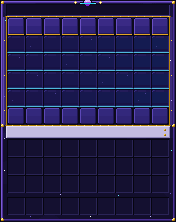
#> input picture src/wardrobe/bg.png, 176 x 222 px, found by its file name
$ python gui.py
#> lines starting #> are read from the running program, lines starting #| are printed output that depends on the picture
"""The Cosmic Wardrobe's painted screen: a font (cosmic:wardrobe) whose glyphs are drawn by the menu's title.

The CosmicCraft plugin writes the title as: shift, the background glyph, then for each slot a frame glyph moved to that
slot, then the tab's name. Items are drawn over title glyphs (26.3's GUI puts a later overlapping element on a higher
layer), so the background can be fully opaque.

Glyphs (keep in step with WardrobeMenu.java):
  U+E000            the background, 176x222 (the 6-row chest screen incl. your inventory), ascent 13 = its top at the
                    screen's top edge (the title is drawn at y 6, a glyph's top at y + 7 - ascent)
  U+E001            the same look for a 3-row chest (176x168: the title, three shelf rows, your inventory), for the
                    world menu (WorldMenu.java); cut from the big one so they always match
  U+E100 + 8*k + r  an 18x18 frame round a chest slot of row r (0..5), style k: 0 common, 1 rare, 2 epic,
                    3 legendary, 4 mythic, 5 worn (the one you wear), 6 tab (the open tab)
  U+F801..U+F809    spaces of -1, -2, -4 ... -256 px; U+F811..U+F819 spaces of +1 ... +256 px
Art: src/wardrobe/bg.png (176x222) and src/wardrobe/frame_<style>.png (18x18, transparent middle) from Claude Design
(claude-design-wardrobe-ui.md), otherwise the placeholders below. Font textures cannot animate (Minecraft ignores
.mcmeta for fonts); the moving parts are the item icons on top.
"""
import json
import random

from PIL import Image, ImageDraw

STYLES = ["common", "rare", "epic", "legendary", "mythic", "worn", "tab"]
COLOURS = {"common": (170, 170, 190), "rare": (34, 211, 238), "epic": (168, 85, 247), "legendary": (255, 213, 74),
           "mythic": (255, 85, 110), "worn": (120, 255, 200), "tab": (255, 255, 255)}


def placeholder_bg():
    img = Image.new("RGBA", (176, 222), (22, 16, 44, 255))
    d = ImageDraw.Draw(img)
    rnd = random.Random(7)
    for _ in range(90):  # stars
        x, y = rnd.randrange(176), rnd.randrange(222)
        img.putpixel((x, y), (200, 190, 255, 255) if rnd.random() < 0.8 else (255, 213, 74, 255))
    d.rectangle((0, 0, 175, 221), outline=(168, 85, 247, 255), width=2)
    d.rectangle((3, 3, 172, 218), outline=(80, 50, 140, 255))
    d.rectangle((4, 4, 171, 15), fill=(40, 26, 80, 255))  # the title strip
    d.line((6, 133, 169, 133), fill=(34, 211, 238, 255))  # between the Wardrobe and your inventory

    def cell(x, y, fill):
        d.rectangle((x - 1, y - 1, x + 16, y + 16), fill=fill)
        d.line((x - 1, y - 1, x + 16, y - 1), fill=(10, 6, 22, 255))
        d.line((x - 1, y - 1, x - 1, y + 16), fill=(10, 6, 22, 255))
        d.line((x - 1, y + 16, x + 16, y + 16), fill=(90, 70, 150, 255))
        d.line((x + 16, y - 1, x + 16, y + 16), fill=(90, 70, 150, 255))
    for r in range(6):
        for c in range(9):
            cell(8 + c * 18, 18 + r * 18, (52, 36, 96, 255) if r in (0, 5) else (34, 24, 66, 255))
    for r in range(3):  # your inventory: items at y 139 + 18r, the hotbar at 197 (vanilla ChestMenu)
        for c in range(9):
            cell(8 + c * 18, 139 + r * 18, (34, 24, 66, 255))
    for c in range(9):
        cell(8 + c * 18, 197, (34, 24, 66, 255))
    return img


def placeholder_frame(style):
    img = Image.new("RGBA", (18, 18), (0, 0, 0, 0))
    d = ImageDraw.Draw(img)
    col = COLOURS[style] + (255,)
    d.rectangle((0, 0, 17, 17), outline=col)
    if style in ("legendary", "mythic", "worn", "tab"):  # a second, softer ring and corner sparks
        d.rectangle((1, 1, 16, 16), outline=COLOURS[style] + (120,))
        for x, y in ((0, 0), (17, 0), (0, 17), (17, 17)):
            img.putpixel((x, y), (255, 255, 255, 255))
    return img


def load(path, fallback, size):
    if path.exists():
        img = Image.open(path).convert("RGBA")
        if img.size == size:
            return img
        print(f"{path.name}: {img.size}, expected {size}: using the placeholder")
    return fallback


# shortcut: the first Claude Design bg (2026-11-25) drew your inventory 1 px too low (the prompt said so); set False for art from the corrected prompt
ART_INVENTORY_LOW = True


def small(bg):
    """The 3-row version: the title strip, three shelf rows, the bottom (the "Inventory" strip and your inventory)."""
    out = Image.new("RGBA", (176, 168))
    out.paste(bg.crop((0, 0, 176, 17)), (0, 0))
    out.paste(bg.crop((0, 35, 176, 89)), (0, 17))
    out.paste(bg.crop((0, 125, 176, 222)), (0, 71))
    return out


def write(out, src):
    tex = out / "assets/cosmic/textures/font/gui"
    tex.mkdir(parents=True, exist_ok=True)
    art = src / "wardrobe"
    bg = load(art / "bg.png", None, (176, 222))
#> in load, img is the input picture: PIL image 176x222 RGBA; mean R, G, B, A 41.3, 36.8, 80.4, 255
    if bg is not None and ART_INVENTORY_LOW:
        lifted = bg.copy()
        lifted.paste(bg.crop((0, 138, 176, 222)), (0, 137))
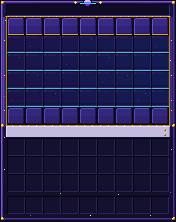
#> lifted: PIL image 176x222 RGBA; mean R, G, B, A 40.8, 36.3, 79.7, 255
        bg = lifted
    bg = bg or placeholder_bg()
    bg.save(tex / "wardrobe_bg.png")
    small(bg).save(tex / "world_bg.png")
#> in small, `out = Image.new("RGBA", (176, 168))`: out: PIL image 176x168 RGBA; every value is 0
#> in small, `out.paste(bg.crop((0, 0, 176, 17)), (0, 0))`:
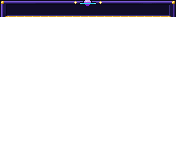
#> out: PIL image 176x168 RGBA; mean R, G, B, A 4.4, 3.4, 6.5, 25.8; transparent parts drawn white
#> in small, `out.paste(bg.crop((0, 35, 176, 89)), (0, 17))`:
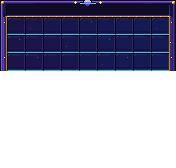
#> out: PIL image 176x168 RGBA; mean R, G, B, A 14.4, 14.3, 33.6, 107.8; transparent parts drawn white
#> in small, `out.paste(bg.crop((0, 125, 176, 222)), (0, 71))`:
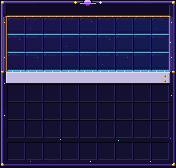
#> out: PIL image 176x168 RGBA; mean R, G, B, A 39.2, 35.9, 73.7, 255
    providers = [{"type": "bitmap", "file": "cosmic:font/gui/wardrobe_bg.png", "ascent": 13, "height": 222, "chars": [""]},
                 {"type": "bitmap", "file": "cosmic:font/gui/world_bg.png", "ascent": 13, "height": 168, "chars": [""]}]
    for k, style in enumerate(STYLES):
        load(art / f"frame_{style}.png", placeholder_frame(style), (18, 18)).save(tex / f"frame_{style}.png")
#> in placeholder_frame, `img = Image.new("RGBA", (18, 18), (0, 0, 0, 0))`: img: PIL image 18x18 RGBA; every value is 0
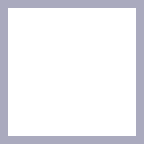
#> saved as frame_common.png: PIL image 18x18 RGBA (shown 8 times larger); mean R, G, B, A 35.7, 35.7, 39.9, 53.5; transparent parts drawn white
        for r in range(6):
            # the frame's top at the slot row's top edge (y 17 + 18r): 6 + 7 - ascent = 17 + 18r
            providers.append({"type": "bitmap", "file": f"cosmic:font/gui/frame_{style}.png", "ascent": -4 - 18 * r,
                              "height": 18, "chars": [chr(0xE100 + 8 * k + r)]})
    advances = {chr(0xF801 + i): -(1 << i) for i in range(9)}
    advances.update({chr(0xF811 + i): 1 << i for i in range(9)})
    providers.append({"type": "space", "advances": advances})
    (out / "assets/cosmic/font").mkdir(parents=True, exist_ok=True)
    (out / "assets/cosmic/font/wardrobe.json").write_text(json.dumps({"providers": providers}, indent=1), encoding="utf-8")
    return len(providers)


if __name__ == "__main__":  # self-check: the glyph table is the one WardrobeMenu.java expects
    import tempfile
    from pathlib import Path
    with tempfile.TemporaryDirectory() as t:
        n = write(Path(t), Path(t) / "src")
        font = json.loads((Path(t) / "assets/cosmic/font/wardrobe.json").read_text(encoding="utf-8"))
        chars = [c for p in font["providers"] if p["type"] == "bitmap" for c in p["chars"]]
        assert len(chars) == 2 + 7 * 6 and len(set(chars)) == len(chars), chars
        assert font["providers"][-1]["advances"][""] == -256 and font["providers"][-1]["advances"][""] == 1
        print(f"gui.py ok: {n} providers")
